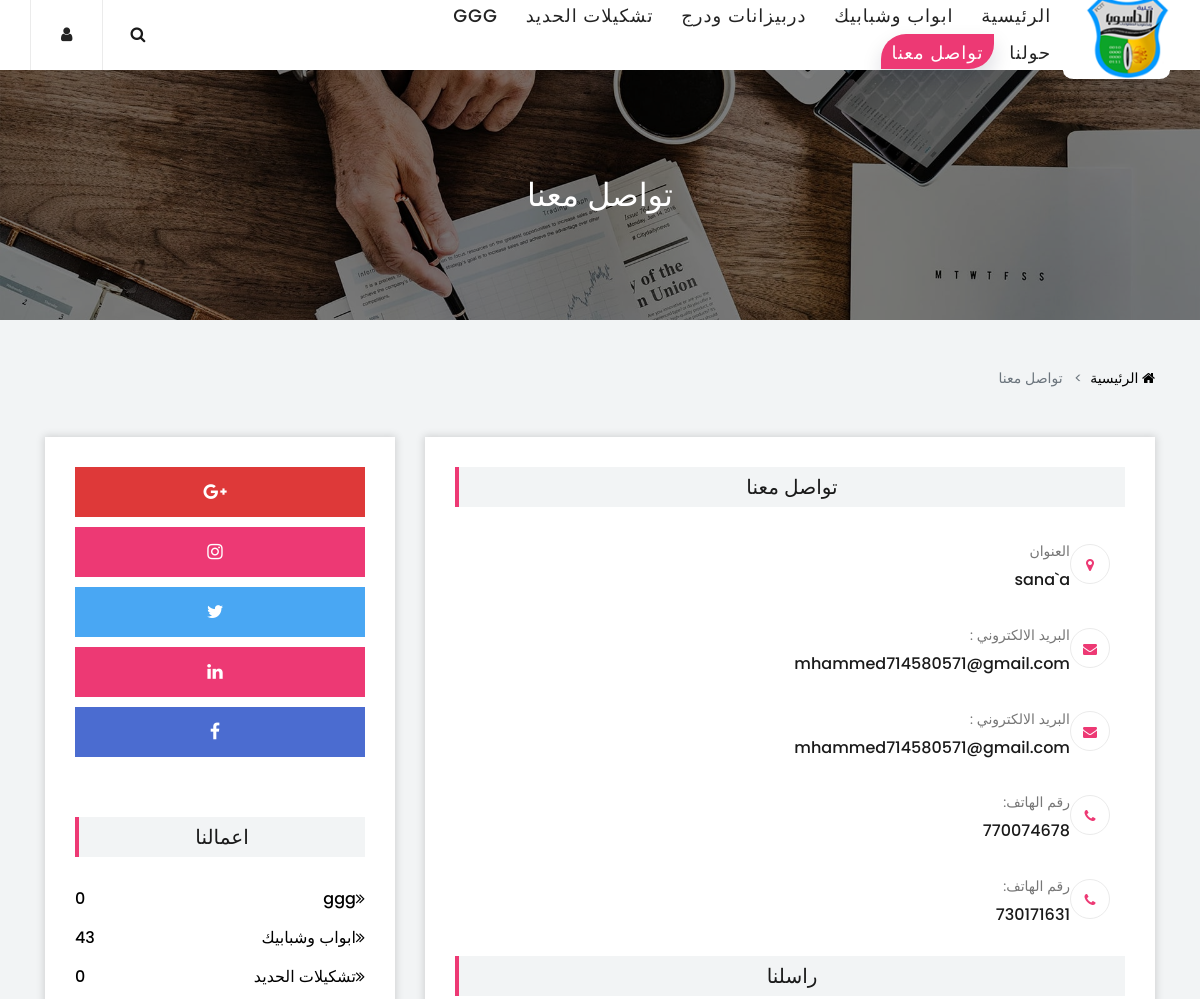
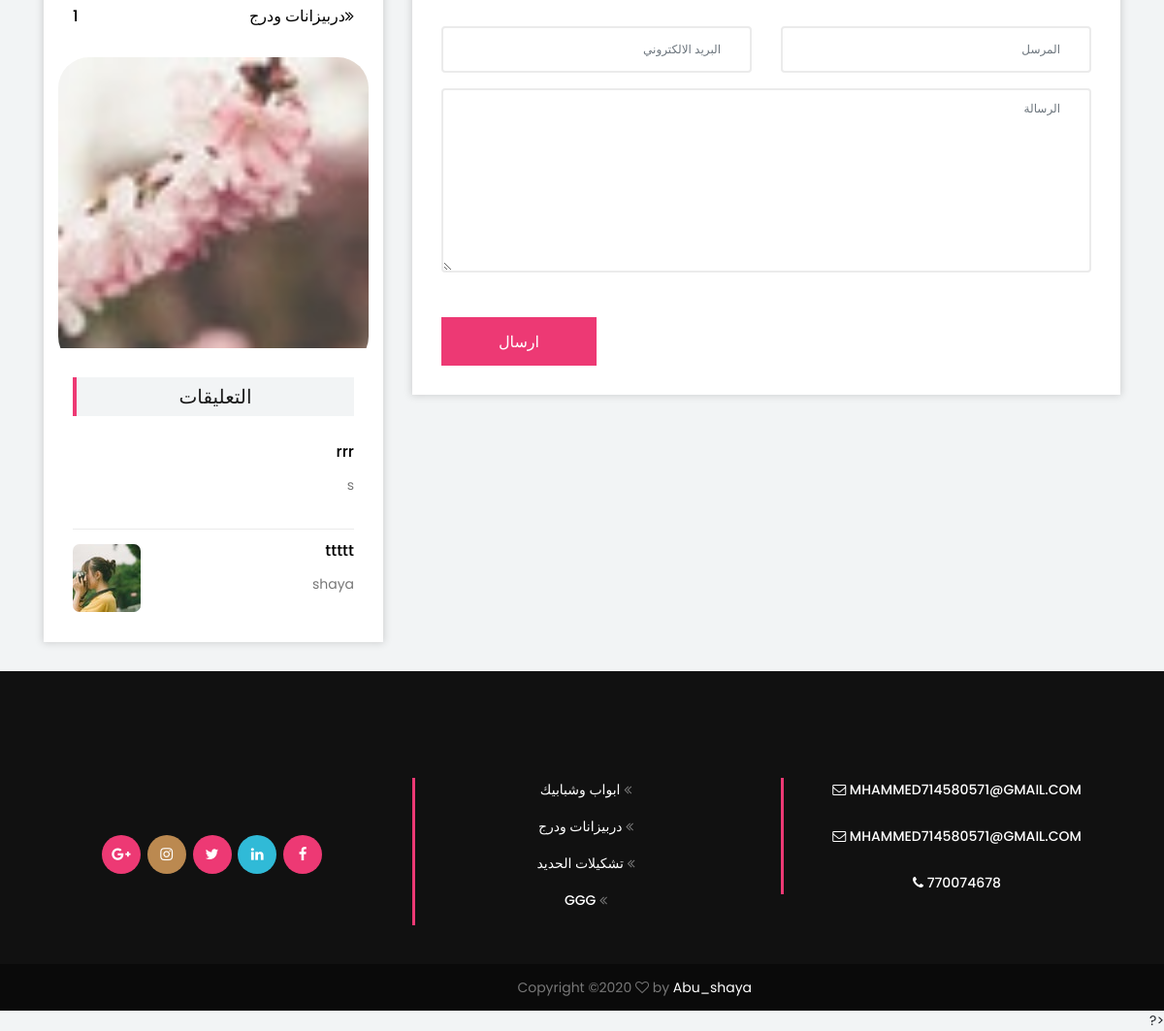
The app's page /index.php/home/contact with its own data (2 pictures, top to bottom).
### tables this page shows
CREATE TABLE `basic_info` (
  `id` int(11) NOT NULL,
  `name` varchar(200) NOT NULL,
  `logo` varchar(200) NOT NULL,
  `email1` varchar(200) NOT NULL,
  `email2` varchar(200) NOT NULL,
  `phone1` varchar(200) NOT NULL,
  `phone2` varchar(200) NOT NULL,
  `address` varchar(250) NOT NULL,
  `url` varchar(222) NOT NULL,
  `image_contect` varchar(222) NOT NULL,
  `image_background` varchar(222) NOT NULL
);

CREATE TABLE `groups` (
  `id` int(11) NOT NULL,
  `name` varchar(222) NOT NULL,
  `is_active` int(1) NOT NULL DEFAULT 1,
  `is_siderbar` varchar(11) DEFAULT NULL
);

CREATE TABLE `social_media` (
  `id` int(11) NOT NULL,
  `url` text NOT NULL,
  `alt` varchar(200) DEFAULT NULL,
  `icon` varchar(50) NOT NULL,
  `order` int(11) NOT NULL,
  `is_active` varchar(11) DEFAULT NULL,
  `created_at` timestamp NOT NULL DEFAULT current_timestamp()
);

CREATE TABLE `ads` (
  `id` int(11) NOT NULL,
  `title` varchar(333) NOT NULL,
  `image` varchar(333) NOT NULL,
  `url` varchar(222) NOT NULL,
  `is_active` varchar(22) DEFAULT 'on',
  `created_at` date NOT NULL DEFAULT current_timestamp()
);

CREATE TABLE `comments` (
  `id` int(11) NOT NULL,
  `email` varchar(222) NOT NULL,
  `text` text NOT NULL,
  `created_at` date NOT NULL DEFAULT current_timestamp(),
  `is_active` varchar(22) DEFAULT 'on',
  `produect_id` int(11) DEFAULT NULL,
  `offer_id` int(11) DEFAULT NULL
);

CREATE TABLE `products` (
  `id` int(11) NOT NULL,
  `name` varchar(222) NOT NULL,
  `description` text NOT NULL,
  `group_id` int(11) NOT NULL,
  `order` int(11) NOT NULL,
  `is_active` varchar(11) NOT NULL,
  `created_at` date NOT NULL DEFAULT current_timestamp(),
  `likes` int(12) NOT NULL,
  `shows` int(12) NOT NULL
);

CREATE TABLE `product_image` (
  `id` int(11) NOT NULL,
  `image` varchar(222) NOT NULL,
  `type` varchar(222) NOT NULL,
  `product_id` int(11) NOT NULL
);

### application/views/home/contact.php (the view, shortened to what the rows shown need)
<section class="breadcrumb-area bg-img bg-overlay"
    style="background-image: url(<?php echo base_url();?>images/<?php  echo $basic_info['image_background']; ?>);">
    <div class="container h-100">
        <div class="row h-100 align-items-center">
            <div class="col-12">
                <div class="breadcrumb-content">
                    <h2><?php echo $this->lang->line('contact'); ?></h2>
                </div>
            </div>
        </div>
    </div>
</section>
<div class="mag-breadcrumb py-5 direct_class">
    <div class="container">
    </div>
</div>
<section class="contact-area direct_class">
    <div class="container">
        <div class="row justify-content-center">
            <div class="col-12 col-xl-8">
                <div class="contact-content-area bg-white mb-30 p-30 box-shadow">
                    <div class="contact-information mb-30">
                        <div class="single-contact-info d-flex align-items-center">
                            <div class="text">
                                <p><?php echo $this->lang->line('address'); ?></p>
                                <h6><?php  echo $basic_info['address']; ?></h6>
                            </div>
                        </div>
                        <div class="single-contact-info d-flex align-items-center">
                            <div class="text">
                                <p><?php echo $this->lang->line('email'); ?>:</p>
                                <h6><?php  echo $basic_info['email1']; ?></h6>
                            </div>
                        </div>
                        <div class="single-contact-info d-flex align-items-center">
                            <div class="text">
                                <p><?php echo $this->lang->line('email'); ?>:</p>
                                <h6><?php  echo $basic_info['email2']; ?></h6>
                            </div>
                        </div>
                        <div class="single-contact-info d-flex align-items-center">
                            <div class="text">
                                <p><?php echo $this->lang->line('phone'); ?>:</p>
                                <h6><?php  echo $basic_info['phone1']; ?></h6>
                            </div>
                        </div>
                        <div class="single-contact-info d-flex align-items-center">
                            <div class="text">
                                <p><?php echo $this->lang->line('phone'); ?>:</p>
                                <h6><?php  echo $basic_info['phone2']; ?></h6>
                            </div>
                        </div>
                    </div>
                </div>
            </div>
            <div class="col-12 col-md-6 col-lg-5 col-xl-4">
                <div class="sidebar-area bg-white mb-30 box-shadow">
                    <div class="single-sidebar-widget p-30">
                        <div class="social-followers-info">
                            <?php foreach ($social_media as $key => $value) {?>
                            <a href="<?php echo $value['url'];  ?>" class="icos_class <?php echo $value['alt'];  ?>"><i
                                    class="<?php echo $value['icon'];  ?>"></i></a>
                            <?php   } ?>
                        </div>
                    </div>
                    <div class="single-sidebar-widget p-30">
                        <ul class="catagory-widgets">
                            <?php foreach ($count as $key => $value) {?>
                            <li><a href="<?php echo base_url().'home/about/'.$value['id']; ?>"><span><i
                                            class="fa fa-angle-double-right"
                                            aria-hidden="true"></i><?php echo $value['group_name']; ?></span>
                                    <span><?php echo $value['sum']; ?></span></a></li>
                            <?php }?>
                        </ul>
                    </div>
                    <div class="single-sidebar-widget">
                        <div id="carousel-with-lb" class="carousel slide carousel-multi-item" data-ride="carousel">
                            <div class="carousel-inner mdb-lightbox" role="listbox">
                                <?php foreach ($ads as $k => $v) {
            $active='';
            if($k==1){
                $active='active';
            }?>
                                <div class="carousel-item <?php echo $active; ?> text-center item_div">
                                    <figure class="col-md-12 d-md-inline-block">
                                        <a href="<?php echo $v['url'];?>">
                                            <img src="<?php echo base_url();?>images/<?php  echo $v['image']; ?>"
                                                class="img-fluid imag_item_div">
                                        </a>
                                    </figure>
                                </div>
                                <?php }?>
                            </div>
                        </div>
                    </div>
                    <div class="single-sidebar-widget p-30">
                        <?php foreach ($share_command as $key => $value) {?>
                        <div class="single-youtube-channel d-flex">
                            <div class="youtube-channel-thumbnail">
                                <img src="<?php echo base_url().'images/'.$value['image'];?>" alt="">
                            </div>
                            <div class="youtube-channel-content text_commend">
                                <a href="<?php echo base_url(); ?>/home/product/<?php echo $value['id']; ?>"
                                    class="channel-title"><?php echo $value['name']; ?></a>
                                <p><?php echo $value['text']; ?></p>
                            </div>
                        </div>
                        <?php }?>
                    </div>
                </div>
            </div>
        </div>
    </div>
</section>

### application/views/layout/site/navbar.php (shortened to what the rows shown need)
    <div class="mag-main-menu" id="sticker">
        <div class="classy-nav-container breakpoint-off">
            <nav class="classy-navbar justify-content-between" id="magNav">
                <a href="<?php echo base_url(); ?>" class="nav-brand"><img src="<?php echo base_url(); ?>/images/<?php echo $basic_info['logo']; ?>" alt=""></a>
                <div class="nav-content d-flex align-items-center">
                    <div class="classy-menu">
                        <div class="classynav">
                            <ul>
                                <?php foreach ($navbar as $key => $value) {?>
                                <li class="<?php echo set_Topmenu('group_'.$value['id']) ?>"><a href="<?php echo base_url().'home/group/'. $value['id']  ?>"><?php echo $value['name'];  ?></a></li>
                              <?php   } ?>
                            </ul>
                        </div>
                    </div>
                </div>
            </nav>
        </div>
    </div>
</header>

### application/views/layout/site/footer.php (shortened to what the rows shown need)
    <footer class="footer-area">
        <div class="container">
            <div class="row">
                <div class="col-12 col-sm-6 col-lg-4">
                    <div class="footer-widget" style="top: 40%">
                        <div class="footer-social-info">
                              <?php foreach ($social_media as $key => $value) {?>
                            <a href="<?php echo $value['url'];  ?>" class="<?php echo $value['alt'];  ?>"><i class="<?php echo $value['icon'];  ?>"></i></a>
                             <?php   } ?>
                        </div>
                    </div>
                </div>
                <div class="col-12 col-sm-6 col-lg-4">
                    <div class="footer-widget" style="margin-bottom: 40px">
                        <div class="widget-title">
                        <nav class="footer-widget-nav">
                            <ul>
                                  <?php foreach ($navbar as $key => $value) {?>
                                    <li style="display: block;
                                 width: 100%;max-width:100%; flex: auto"><a href="<?php echo base_url().'navbar/'. $value['id']  ?>"> <?php echo $value['name'].'  ';  ?><i class="fa fa-angle-double-left" aria-hidden="true"></i></a></li><br>
                                  <?php   } ?>
                            </ul>
                        </nav>
                    </div>
                    </div>
                </div>
                      <div class="col-12 col-sm-6 col-lg-4">
                    <div class="footer-widget" style="margin-bottom: 40px">
                          <div class="widget-title">
                            <div class="email-box">
                                 <a style="color: #fff;" href="email:<?php echo $basic_info['email1'] ?>"><i class="fa fa-envelope-o" aria-hidden="true"></i> <?php echo $basic_info['email1'] ?></a>
                            </div><br>
                             <div class="email-box">
                                 <a style="color: #fff;" href="email:<?php echo $basic_info['email2'] ?>"><i class="fa fa-envelope-o" aria-hidden="true"></i> <?php echo $basic_info['email2'] ?></a>
                            </div><br>
                            <div class="phone-box">
                              <a style="color: #fff;" href="tel:<?php echo $basic_info['phone1'] ?>"><i class="fa fa-phone" aria-hidden="true"></i> <?php echo $basic_info['phone1'] ?></a>
                            </div>
                        </div>
                    </div>
                </div>
            </div>
        </div>
        <div class="copywrite-area">
        </div>
    </footer>
</body>
</html>

### records on screen
basic_info: logo (picture), image_background (picture), address "sana`a", email1 "mhammed714580571@gmail.com", email2 "mhammed714580571@gmail.com", phone1 "770074678", phone2 "730171631", email1 "MHAMMED714580571@GMAIL.COM", email2 "MHAMMED714580571@GMAIL.COM"
groups: name "ابواب وشبابيك", sum "43"
groups: name "دربيزانات ودرج", sum "1"
groups: name "تشكيلات الحديد", sum "0"
groups: name "GGG", name "ggg", sum "0"
ads: image (picture)
comments: products.name "rrr", text "s"
comments: product_image.image (picture), products.name "ttttt", text "shaya"

### other values on screen
$this->lang->line('home') "الرئيسية"
$this->lang->line('about') "حولنا"
$this->lang->line('contact') "تواصل معنا"
$this->lang->line('address') "العنوان"
$this->lang->line('email') "البريد الالكتروني"
$this->lang->line('phone') "رقم الهاتف"
$this->lang->line('message_me') "راسلنا"
$this->lang->line('send') "ارسال"
$this->lang->line('info_produect') "اعمالنا"
$this->lang->line('comments') "التعليقات"
